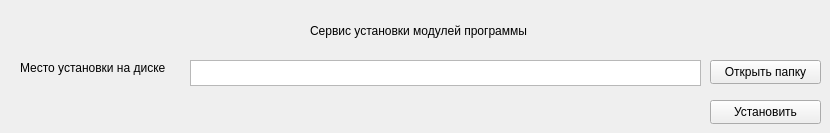
         <widget class="QWidget" name="installationPage">
          <widget class="QLabel" name="label">
           <property name="geometry">
            <rect>
             <x>310</x>
             <y>10</y>
             <width>381</width>
             <height>41</height>
            </rect>
           </property>
           <property name="text">
            <string>Сервис установки модулей программы</string>
           </property>
          </widget>
          <widget class="QLabel" name="label_2">
           <property name="geometry">
            <rect>
             <x>20</x>
             <y>60</y>
             <width>231</width>
             <height>16</height>
            </rect>
           </property>
           <property name="text">
            <string>Место установки на диске</string>
           </property>
          </widget>
          <widget class="QTextEdit" name="InstallPathTextEdit">
           <property name="geometry">
            <rect>
             <x>190</x>
             <y>60</y>
             <width>511</width>
             <height>26</height>
            </rect>
           </property>
          </widget>
          <widget class="QPushButton" name="OpenFileBrowserBtn">
           <property name="geometry">
            <rect>
             <x>710</x>
             <y>60</y>
             <width>111</width>
             <height>24</height>
            </rect>
           </property>
           <property name="text">
            <string>Открыть папку</string>
           </property>
          </widget>
          <widget class="QPushButton" name="InstallBtn">
           <property name="geometry">
            <rect>
             <x>710</x>
             <y>100</y>
             <width>111</width>
             <height>24</height>
            </rect>
           </property>
           <property name="text">
            <string>Установить</string>
           </property>
          </widget>
         </widget>
